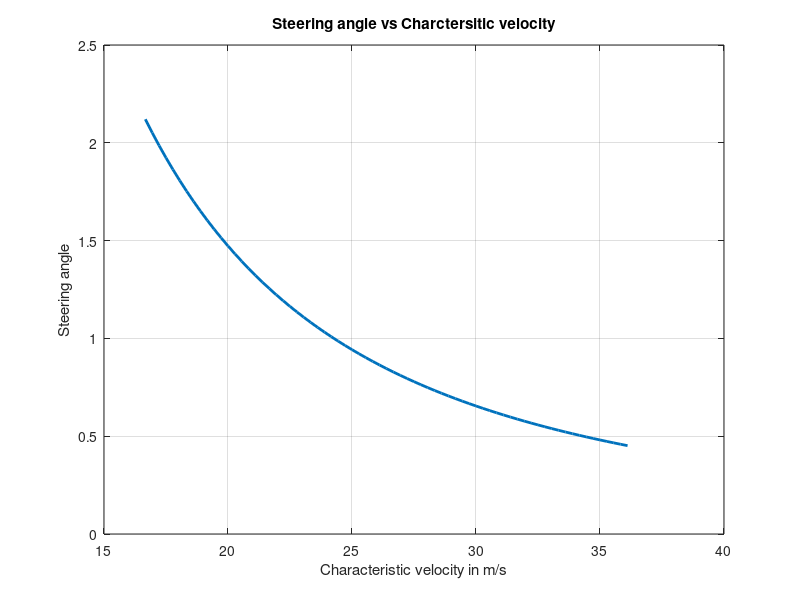
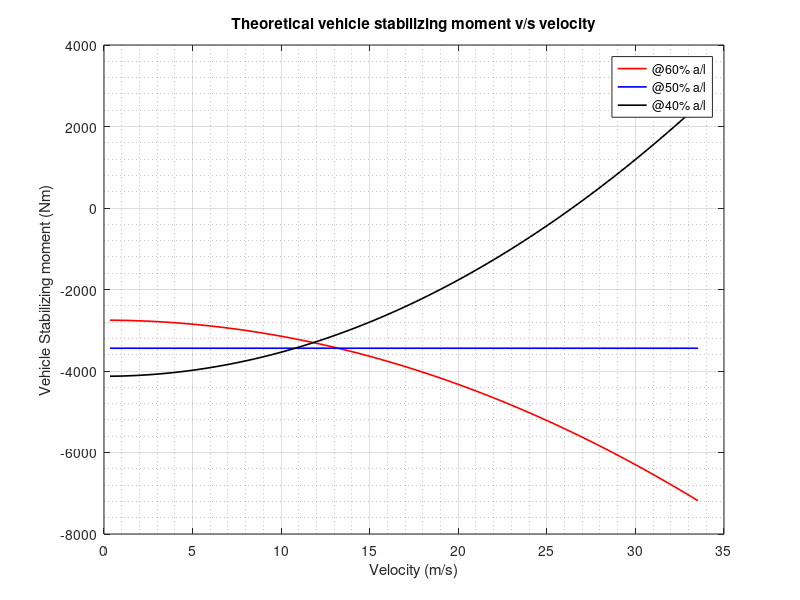
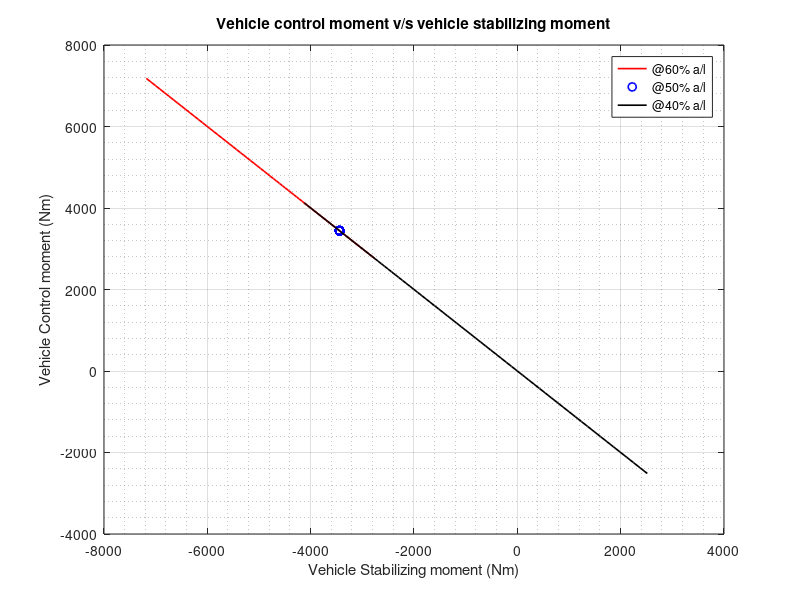

These charts were generated, in order, by the following MATLAB code:
clc; clear; close all;
% Problem 1:
L=3.1; % wheel base in m
V=[80 120]*(5/18); % velocity limits in m/s
UG=L./V.^2; % understeer gradient
SR=19; % Steering ratio
ay=5; % Lateral acceleration in m/s^2
Vchar=(60:1:130)*5/18; % chartacteristic velcity in m/s
Steer_Sen=V(2)/(2*L); % Maximum steering sensitivity
R=Vchar.^2/ay; % Radius of turn
U=L./Vchar.^2; % UG
dsteer=zeros(1,length(Vchar));
for i=1:length(Vchar)
    dsteer(i)=SR*(L/R(i)+U(i)*ay);
end
figure(1)
plot(Vchar,dsteer,'Linewidth',2)
xlabel('Characteristic velocity in m/s')
ylabel('Steering angle')
title('Steering angle vs Charctersitic velocity')
grid on
%%
% All units converted to SI system
mass=120*14.5939; %kg
cf=350*4.44822*180/pi; %N/rad
cr=350*4.44822*180/pi; %N/rad

Radius=320*0.3048; l=9*0.3048;
a=[3.6*0.3048,4.5*0.3048,5.4*0.3048];
b=[5.4*0.3048,4.5*0.3048,3.6*0.3048];
yb=zeros(1,3); yr=zeros(1,3); yd=zeros(1,3);
nb=zeros(1,3); nr=zeros(1,3); nd=zeros(1,3);
k=zeros(1,3); ug=zeros(1,3); v_critical=zeros(1,3);
nsp=zeros(1,3); sm=zeros(1,3); 

vx=30*0.44704;
for i=1:3
   yb(i)=-(cf+cr); % Lateral force damping
   yr(i)=(b(i)*cr-a(i)*cf)/vx; % Lateral force damping
   yd(i)=cf; % Lateral force control
   nb(i)=b(i)*cr-a(i)*cf; % Yaw coupling/Static directional stability
   nr(i)=-(a(i)^2*cf+b(i)^2*cr)/vx; % yaw damping
   nd(i)=a(i)*cf; % yaw control 
   ug(i)=mass*(cr*b(i)-cf*a(i))/(l*cr*cf); % understeer gradient
   k(i)=ug(i)/l; 
   v_critical(i)=sqrt(-1/k(i)); % Critical velocity
%    nsp(i)=((a(i)/l)-((nb(i)/yb(i))*(1/l)))*l;
   nsp(i)=a(i)-(nb(i)/yb(i)); % neutral steer point
   sm(i)=(nsp(i)-a(i))/l; % static margin
end

vel_range=linspace(0,75*0.44704);len=length(vel_range);
veh_stab_moment=zeros(3,len); veh_cont_moment=zeros(3,len);
dA=l/Radius;
beta=zeros(3,len); Nbeta=zeros(3,len);
r=zeros(3,len); Nr=zeros(3,len);
delta=zeros(3,len); Ndelta=zeros(3,len); 

for i=1:len
    beta(1,i)=(b(1)/Radius)-(a(1)*mass/(l*cr))*(vel_range(i)^2/Radius);
    beta(2,i)=(b(2)/Radius)-(a(2)*mass/(l*cr))*(vel_range(i)^2/Radius);
    beta(3,i)=(b(3)/Radius)-(a(3)*mass/(l*cr))*(vel_range(i)^2/Radius);
    
    Nbeta(1,i)=b(1)*cr-a(1)*cf;
    Nbeta(2,i)=b(2)*cr-a(2)*cf;
    Nbeta(3,i)=b(3)*cr-a(3)*cf;
    
    r(1,i)=vel_range(i)/Radius;
    r(2,i)=vel_range(i)/Radius;
    r(3,i)=vel_range(i)/Radius;
    
    Nr(1,i)=-(a(1)^2*cf+b(1)^2*cr)/vel_range(i);
    Nr(2,i)=-(a(2)^2*cf+b(2)^2*cr)/vel_range(i);
    Nr(3,i)=-(a(3)^2*cf+b(3)^2*cr)/vel_range(i);
    
    delta(1,i)=dA+ug(1)*(vel_range(i)^2/Radius);
    delta(2,i)=dA+ug(2)*(vel_range(i)^2/Radius);
    delta(3,i)=dA+ug(3)*(vel_range(i)^2/Radius);
    
    Ndelta(1,i)=a(1)*cf;
    Ndelta(2,i)=a(2)*cf;
    Ndelta(3,i)=a(3)*cf;
    
    veh_stab_moment(1,i)=Nbeta(1,i)*beta(1,i)+Nr(1,i)*r(1,i);
    veh_stab_moment(2,i)=Nbeta(2,i)*beta(2,i)+Nr(2,i)*r(2,i);
    veh_stab_moment(3,i)=Nbeta(3,i)*beta(3,i)+Nr(3,i)*r(3,i);
    
    veh_cont_moment(1,i)=Ndelta(1,i)*delta(1,i);
    veh_cont_moment(2,i)=Ndelta(2,i)*delta(2,i);
    veh_cont_moment(3,i)=Ndelta(3,i)*delta(3,i);
end

figure(2)
plot(vel_range,veh_stab_moment(1,:),'r','LineWidth',1.2)
hold on
plot(vel_range,veh_stab_moment(2,:),'b','LineWidth',1.2)
plot(vel_range,veh_stab_moment(3,:),'k','LineWidth',1.2)
grid on; grid minor;
xlabel('Velocity (m/s)')
ylabel('Vehicle Stabilizing moment (Nm)');
title('Theoretical vehicle stabilizing moment v/s velocity')
legend('@60% a/l','@50% a/l','@40% a/l','Location','Best')

figure(3)
plot(veh_stab_moment(1,:),veh_cont_moment(1,:),'r','LineWidth',1.2)
hold on
plot(veh_stab_moment(2,:),veh_cont_moment(2,:),'bo','LineWidth',1.2)
plot(veh_stab_moment(3,:),veh_cont_moment(3,:),'k','LineWidth',1.2)
grid on; grid minor;
xlabel('Vehicle Stabilizing moment (Nm)')
ylabel('Vehicle Control moment (Nm)');
title('Vehicle control moment v/s vehicle stabilizing moment')
legend('@60% a/l','@50% a/l','@40% a/l','Location','Best')
delta_d=delta*rad2deg(1);

%% mid term Part 5
x_1=-0.07*exp(-2.88*0.04)+0.07*exp(-34.68*0.04);
x_2=-0.07*exp(-2.88*0.04*2)+0.07*exp(-34.68*0.04*2);
a_1=-0.07*(2.88^2)*exp(-2.88*0.04*0)+0.07*(34.68^2)*exp(-34.68*0.04*0);
a_2=-0.07*(2.88^2)*exp(-2.88*0.04)+0.07*(34.68^2)*exp(-34.68*0.04);
a_3=-0.07*(2.88^2)*exp(-2.88*0.04*2)+0.07*(34.68^2)*exp(-34.68*0.04*2);

